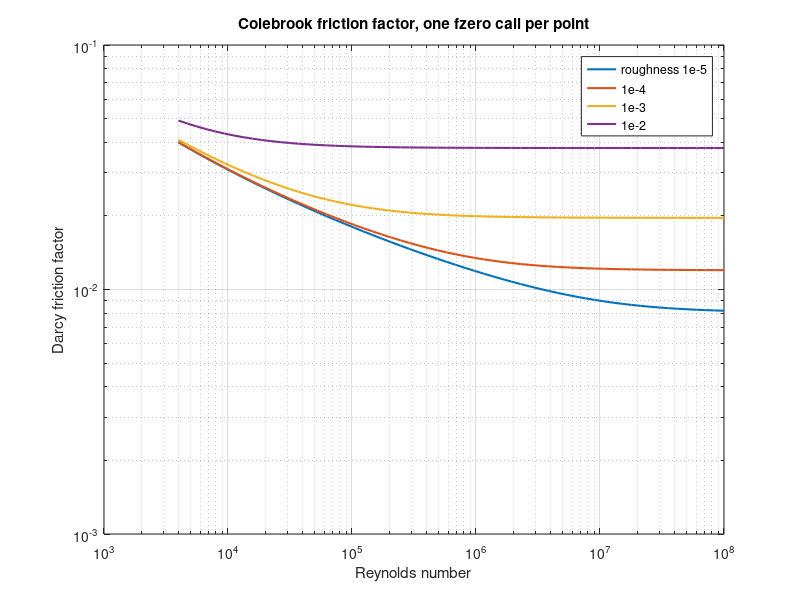

This chart was generated by the following MATLAB code:
% Pipe friction factor from the Colebrook equation, solved with fzero, across
% Reynolds numbers and wall roughness: a small Moody chart
colebrook = @(f, Re, rr) 1/sqrt(f) + 2*log10(rr/3.7 + 2.51/(Re*sqrt(f)));

[fd, ~, ~, out] = fzero(@(f) colebrook(f, 1e5, 1e-4), [0.005 0.1]);
fprintf('Re = 1e5, relative roughness 1e-4: f = %.5f after %d evaluations\n', fd, out.funcCount);
fh = 1/(-1.8*log10((1e-4/3.7)^1.11 + 6.9/1e5))^2;
fprintf('Haaland explicit approximation: f = %.5f\n', fh);

Re = logspace(3.6, 8, 60);
roughness = [1e-5 1e-4 1e-3 1e-2];
f = zeros(numel(roughness), numel(Re));
for i = 1:numel(roughness)
    for j = 1:numel(Re)
        f(i, j) = fzero(@(x) colebrook(x, Re(j), roughness(i)), [0.004 0.2]);
    end
end
loglog(Re, f, 'LineWidth', 1.5);
legend('roughness 1e-5', '1e-4', '1e-3', '1e-2');
xlabel('Reynolds number');
ylabel('Darcy friction factor');
title('Colebrook friction factor, one fzero call per point');
grid on;
